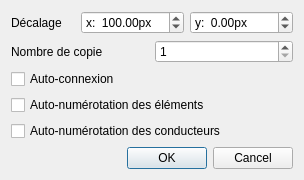
<?xml version="1.0" encoding="UTF-8"?>
<ui version="4.0">
 <class>MultiPasteDialog</class>
 <widget class="QDialog" name="MultiPasteDialog">
  <property name="geometry">
   <rect>
    <x>0</x>
    <y>0</y>
    <width>304</width>
    <height>162</height>
   </rect>
  </property>
  <property name="windowTitle">
   <string>Collage multiple</string>
  </property>
  <layout class="QVBoxLayout" name="verticalLayout">
   <item>
    <layout class="QHBoxLayout" name="horizontalLayout">
     <item>
      <widget class="QLabel" name="label">
       <property name="text">
        <string>Décalage</string>
       </property>
      </widget>
     </item>
     <item>
      <widget class="UnitSpinBox" name="m_x_sb">
       <property name="suffix">
        <string>px</string>
       </property>
       <property name="prefix">
        <string>x:  </string>
       </property>
       <property name="minimum">
        <number>-1000</number>
       </property>
       <property name="maximum">
        <number>1000</number>
       </property>
       <property name="singleStep">
        <number>10</number>
       </property>
       <property name="value">
        <number>100</number>
       </property>
      </widget>
     </item>
     <item>
      <widget class="UnitSpinBox" name="m_y_sb">
       <property name="suffix">
        <string>px</string>
       </property>
       <property name="prefix">
        <string>y:  </string>
       </property>
       <property name="minimum">
        <number>-1000</number>
       </property>
       <property name="maximum">
        <number>1000</number>
       </property>
       <property name="singleStep">
        <number>10</number>
       </property>
       <property name="value">
        <number>0</number>
       </property>
      </widget>
     </item>
    </layout>
   </item>
   <item>
    <layout class="QHBoxLayout" name="horizontalLayout_2">
     <item>
      <widget class="QLabel" name="label_2">
       <property name="text">
        <string>Nombre de copie</string>
       </property>
      </widget>
     </item>
     <item>
      <widget class="QSpinBox" name="m_copy_count">
       <property name="minimum">
        <number>1</number>
       </property>
      </widget>
     </item>
    </layout>
   </item>
   <item>
    <widget class="QCheckBox" name="m_auto_connection_cb">
     <property name="text">
      <string>Auto-connexion</string>
     </property>
    </widget>
   </item>
   <item>
    <widget class="QCheckBox" name="m_auto_num_cb">
     <property name="text">
      <string>Auto-numérotation des éléments</string>
     </property>
    </widget>
   </item>
   <item>
    <widget class="QCheckBox" name="m_auto_num_cond_cb">
     <property name="text">
      <string>Auto-numérotation des conducteurs</string>
     </property>
    </widget>
   </item>
   <item>
    <spacer name="verticalSpacer">
     <property name="orientation">
      <enum>Qt::Vertical</enum>
     </property>
     <property name="sizeHint" stdset="0">
      <size>
       <width>20</width>
       <height>40</height>
      </size>
     </property>
    </spacer>
   </item>
   <item>
    <widget class="QDialogButtonBox" name="m_button_box">
     <property name="orientation">
      <enum>Qt::Horizontal</enum>
     </property>
     <property name="standardButtons">
      <set>QDialogButtonBox::Cancel|QDialogButtonBox::Ok</set>
     </property>
    </widget>
   </item>
  </layout>
 </widget>
 <resources/>
 <connections>
  <connection>
   <sender>m_button_box</sender>
   <signal>accepted()</signal>
   <receiver>MultiPasteDialog</receiver>
   <slot>accept()</slot>
   <hints>
    <hint type="sourcelabel">
     <x>248</x>
     <y>254</y>
    </hint>
    <hint type="destinationlabel">
     <x>157</x>
     <y>274</y>
    </hint>
   </hints>
  </connection>
  <connection>
   <sender>m_button_box</sender>
   <signal>rejected()</signal>
   <receiver>MultiPasteDialog</receiver>
   <slot>reject()</slot>
   <hints>
    <hint type="sourcelabel">
     <x>316</x>
     <y>260</y>
    </hint>
    <hint type="destinationlabel">
     <x>286</x>
     <y>274</y>
    </hint>
   </hints>
  </connection>
 </connections>
 <customwidgets>
  <customwidget>
   <class>UnitSpinBox</class>
   <extends>QDoubleSpinBox</extends>
   <header>unitspinbox.h</header>
  </customwidget>
 </customwidgets>
</ui>
